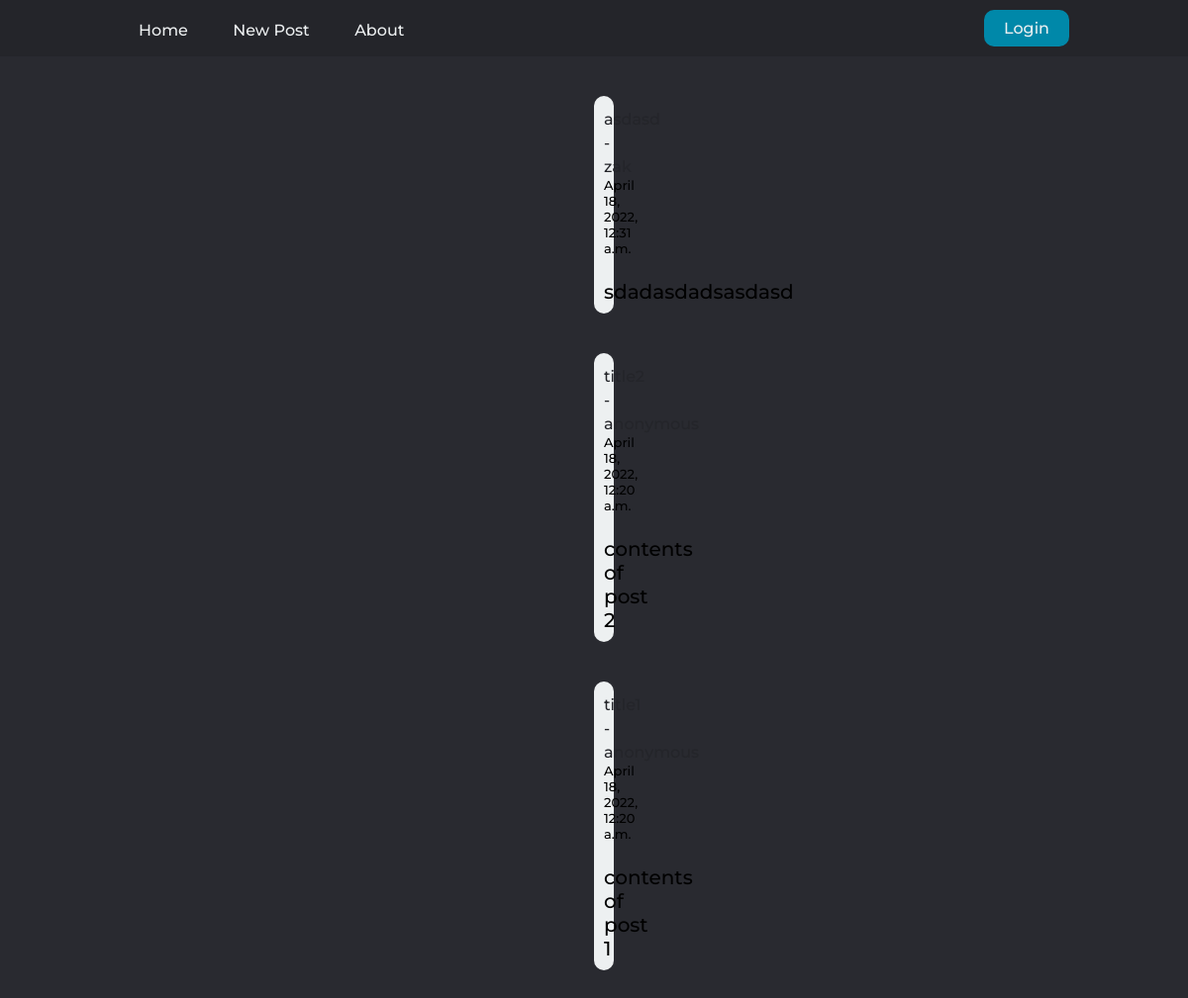
Before: / with the older database file.
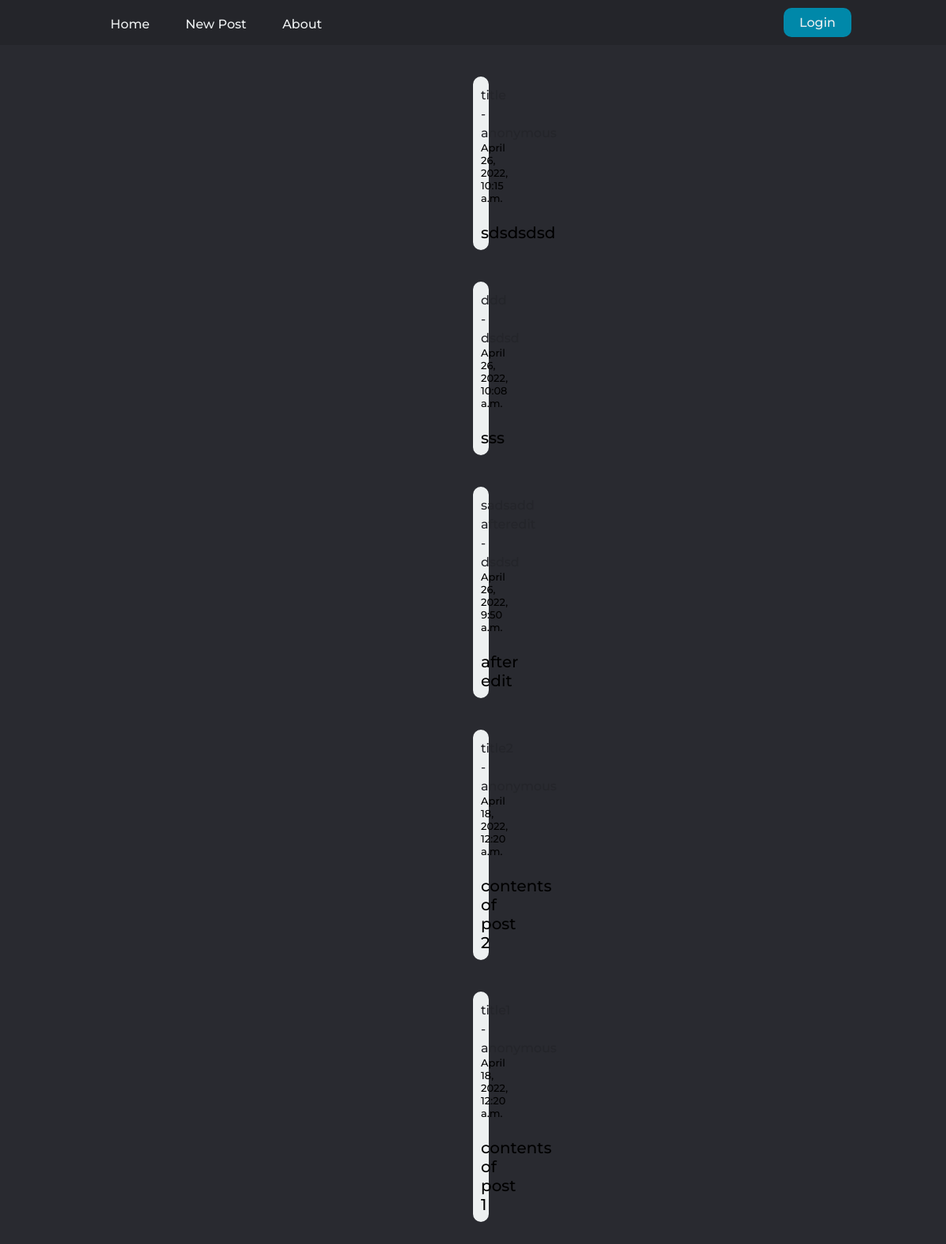
After: the same page with the newer database file.
### blog/models.py (models this page shows, shortened)
class Post(models.Model):
    title = models.CharField(max_length=200)
    poster = models.CharField(max_length=50, default='anonymous')
    contents = models.CharField(max_length=1500)
    pub_date = models.DateTimeField(auto_now_add=True)

### blog/views.py (the view, shortened to what this page needs)
# urls.py: path('', views.index, name='home'),
def index(request):
    posts = Post.objects.all().order_by('-id')
    context = {
        'posts': posts,
    }
    return render(request, 'index.html', context)

### templates/index.html (shortened to what this page needs)
{% load static %}
<!DOCTYPE html>
<html>
	<head>
		<link rel="stylesheet" href="{% static 'styles.css' %}" />
	</head>
	<body>
		<header>
			<nav>
				<ul class="nav-contents">
					<li><a href="/">Home</a></li>
					<li><a href="#" class="open-new-post">New Post</a></li>
					<li><a href="#c" class="open-about-section">About</a></li>
				</ul>
			</nav>
			{% if user.is_authenticated %}
			<a href="{% url 'logout' %}"><button class="login">Logout</button></a>
			{% else %}
			<a href="{% url 'login' %}"><button class="login">Login</button></a>
			{% endif %}
		</header>
		<article class="body">
			{% for post in posts %}
			<div class="blog-post">
				<a href="post/{{post.id}}" class="link">{{post.title}} - {{post.poster}}</a>
				<p class="date">{{post.pub_date}}</p>
				<br />
				<p>{{post.contents}}</p>
			</div>
			{% endfor %}
		</article>
	</body>
</html>

### static/styles.css (style rules this page uses)
* { box-sizing: border-box; margin: 0; padding: 0; font-family: "Montserrat", sans-serif; }
li, a, button { font-weight: 500; font-size: 16px; color: #edf0f1; text-decoration: none; }
body { font-weight: 500; font-size: 20px; background-color: #292a30; }
div.blog-post { margin: 40px 600px; padding: 10px 10px; background-color: #edf0f1; border-radius: 10px; text-align: left; }
header { display: flex; justify-content: space-between; align-items: center; padding: 10px 10%; background-color: #24252a; }
.nav-contents { list-style: none; }
.nav-contents li { display: inline-block; padding: 0px 20px; }
.nav-contents li a { transition: all 0.3s ease 0; }
button.login { padding: 9px 20px; background-color: rgba(0, 136, 169, 1); border: none; border-radius: 10px; cursor: pointer; transition: all 0.3s ease 0; }
.body { text-align: left; }
p.date { font-size: 13px; }
.link { color: #24252a; }

Changed rows visible on the page:
removed Post: title "asdasd", poster "zak", pub_date "April 18, 2022, 12:31 a.m.", contents "sdadasdadsasdasd"
added Post: title "title", poster "anonymous", pub_date "April 26, 2022, 10:15 a.m.", contents "sdsdsdsd"
added Post: title "ddd", poster "dsdsd", pub_date "April 26, 2022, 10:08 a.m.", contents "sss"
added Post: title "sadsadd afteredit", poster "dsdsd", pub_date "April 26, 2022, 9:50 a.m.", contents "after edit"
